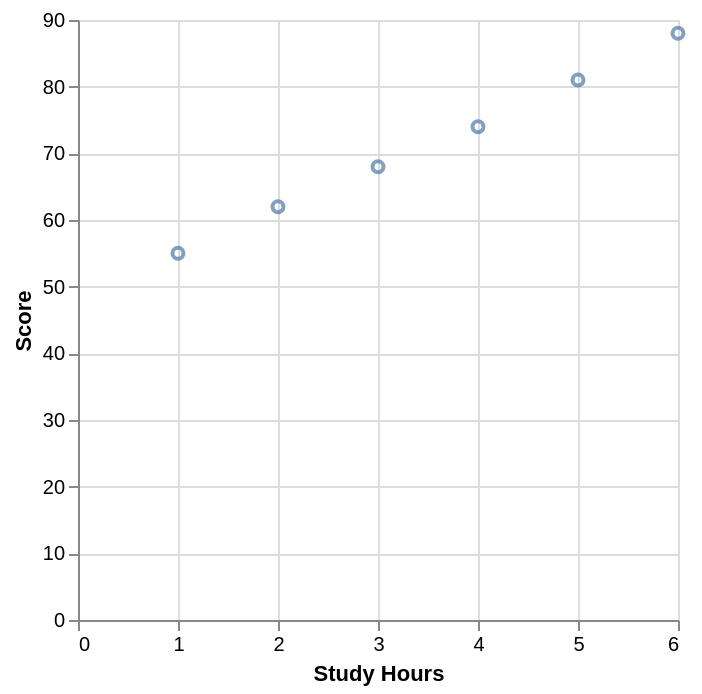

Write a Vega-Lite specification for this figure.
### Vega-Lite specification from a JSON file in a GitHub repository (floating-point values rounded to 4 significant figures)
{"$schema": "https://vega.github.io/schema/vega-lite/v5.json", "description": "A simple scatter plot showing study time and score.", "data": {"values": [{"hours": 1, "score": 55}, {"hours": 2, "score": 62}, {"hours": 3, "score": 68}, {"hours": 4, "score": 74}, {"hours": 5, "score": 81}, {"hours": 6, "score": 88}]}, "mark": "point", "encoding": {"x": {"field": "hours", "type": "quantitative", "title": "Study Hours"}, "y": {"field": "score", "type": "quantitative", "title": "Score"}}}
